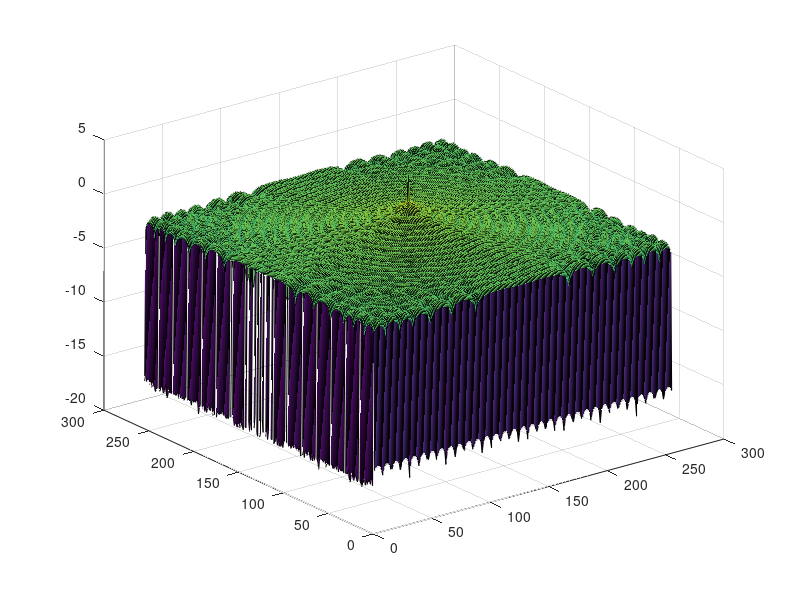

The MATLAB source for this figure:
%% Initialization.
clear
clc
close all hidden

%% Measurement parameters.
delta_t = 0.25; % s
number_of_post_bleach_images = 10;
number_of_pixels = 128;
number_of_pad_pixels = 64;
r_bleach_region = 16; % pixels

intensity_inside_bleach_region = 0.6;
intensity_outside_bleach_region = 0.9;

%% Particle parameters.
D = 400; % pixels^2 / s
k_on = 0.05; % 1/s
k_off = 0.05; % 1/s
mobile_fraction = 0.5;%0.8;

p_free = k_off / ( k_on + k_off );
p_bound = k_on / ( k_on + k_off );

%% Generate post bleach image data for pure diffusion.

% Initial condition. Create a high resolution initial condition which is 
% then downsampled to avoid too sharp edges.

upsampling_factor = 3;


[X, Y] = meshgrid(1:upsampling_factor*(number_of_pixels + 2 * number_of_pad_pixels), 1:upsampling_factor*(number_of_pixels + 2 * number_of_pad_pixels));
X = X - 0.5;
Y = Y - 0.5;
xc = number_of_pad_pixels + number_of_pixels / 2;
yc = number_of_pad_pixels + number_of_pixels / 2;

U0 = zeros(size(X));
U0( (X - upsampling_factor * xc).^2 + (Y - upsampling_factor * yc).^2 <= (upsampling_factor * r_bleach_region)^2 ) = intensity_inside_bleach_region;
U0( (X - upsampling_factor * xc).^2 + (Y - upsampling_factor * yc).^2 > (upsampling_factor * r_bleach_region)^2 ) = intensity_outside_bleach_region;

% Distribute bound and free according to their marginal distribution,
% defined by p_free and p_bound.
B0 = p_bound * U0;
U0 = p_free * U0;

B0 = imresize(B0, [number_of_pixels + 2 * number_of_pad_pixels, number_of_pixels + 2 * number_of_pad_pixels]);
U0 = imresize(U0, [number_of_pixels + 2 * number_of_pad_pixels, number_of_pixels + 2 * number_of_pad_pixels]);

% figure, imagesc(U0(number_of_pad_pixels+1:end-number_of_pad_pixels, number_of_pad_pixels+1:end-number_of_pad_pixels)), axis 'equal'

clear X Y


F_U0 = fft2(U0);
F_U0 = fftshift(F_U0);
% F_B0 = fft2(B0);

surf(log10(abs(F_U0)))


return



%% Time evolution of PDE system.

image_data_post_bleach_u = zeros(number_of_pixels, number_of_pixels, number_of_post_bleach_images);
image_data_post_bleach_b = zeros(number_of_pixels, number_of_pixels, number_of_post_bleach_images);

U = U0;
B = B0;

% number_of_time_points_fine_per_coarse = 350;
number_of_time_points_fine_per_coarse = 700;
dt = delta_t / number_of_time_points_fine_per_coarse;

laplacian_operator = [ 0 1 0 ; 1 -4 1 ; 0 1 0];
tic
for current_post_bleach_image = 1:number_of_post_bleach_images
    disp(current_post_bleach_image)
    
    for current_time_fine = 1:number_of_time_points_fine_per_coarse
        
        U(1, :) = p_free * intensity_outside_bleach_region;
        U(end, :) = p_free * intensity_outside_bleach_region;
        U(:, 1) = p_free * intensity_outside_bleach_region;
        U(:, end) = p_free * intensity_outside_bleach_region;
        
        diffusion_term = D * conv2(U, laplacian_operator, 'same');
%         diffusion_term = D * U;
        
        U_new = ( diffusion_term - k_on * U + k_off * B ) * dt + U;
        B = ( k_on * U - k_off * B ) * dt + B;
        U = U_new;
    end
    
    image_data_post_bleach_u(:, :, current_post_bleach_image) = U(number_of_pad_pixels+1:end-number_of_pad_pixels, number_of_pad_pixels+1:end-number_of_pad_pixels);
    image_data_post_bleach_b(:, :, current_post_bleach_image) = B(number_of_pad_pixels+1:end-number_of_pad_pixels, number_of_pad_pixels+1:end-number_of_pad_pixels);
end

% Take (im)mobile fraction into account.
image_data_post_bleach = mobile_fraction * (image_data_post_bleach_u + image_data_post_bleach_b) + ...
    (1 - mobile_fraction) * (U0(number_of_pad_pixels+1:end-number_of_pad_pixels, number_of_pad_pixels+1:end-number_of_pad_pixels) + ...
    B0(number_of_pad_pixels+1:end-number_of_pad_pixels, number_of_pad_pixels+1:end-number_of_pad_pixels));
toc

%% Plot.
result_pde = [];
for current_image_post_bleach = 1:number_of_post_bleach_images
    result_pde = [result_pde, image_data_post_bleach(:, :, current_image_post_bleach)];
end
figure
imagesc(result_pde)
axis 'equal'
axis([0 number_of_post_bleach_images*number_of_pixels 0 number_of_pixels])
axis off
% 
% [X, Y] = meshgrid(1:number_of_pixels, 1:number_of_pixels);
% X = X - 0.5;
% Y = Y - 0.5;
% xc = number_of_pixels / 2;
% yc = number_of_pixels / 2;
% ind = find( (X - xc).^2 + (Y - yc).^2 <= r_bleach_region^2 );
% ind = ind(:);
% recovery_curve = zeros(1, number_of_post_bleach_images);
% for current_image_post_bleach = 1:number_of_post_bleach_images
%     slice = image_data_post_bleach(:, :, current_image_post_bleach);
%     recovery_curve(current_image_post_bleach) = mean(slice(ind));
% end
% figure
% plot(delta_t:delta_t:number_of_post_bleach_images*delta_t, recovery_curve)
